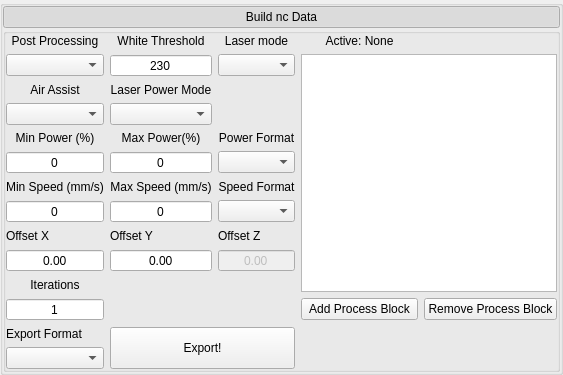
               <widget class="QGroupBox" name="export_frame">
                <property name="styleSheet">
                 <string notr="true"/>
                </property>
                <property name="title">
                 <string/>
                </property>
                <property name="styleClass" stdset="0">
                 <string>outsideFrame</string>
                </property>
                <layout class="QVBoxLayout" name="verticalLayout_14">
                 <property name="spacing">
                  <number>0</number>
                 </property>
                 <property name="leftMargin">
                  <number>0</number>
                 </property>
                 <property name="topMargin">
                  <number>0</number>
                 </property>
                 <property name="rightMargin">
                  <number>0</number>
                 </property>
                 <property name="bottomMargin">
                  <number>0</number>
                 </property>
                 <item>
                  <widget class="QPushButton" name="pushButton_7">
                   <property name="styleSheet">
                    <string notr="true"/>
                   </property>
                   <property name="text">
                    <string>Build nc Data</string>
                   </property>
                   <property name="checkable">
                    <bool>true</bool>
                   </property>
                   <property name="checked">
                    <bool>true</bool>
                   </property>
                   <property name="styleClass" stdset="0">
                    <string>MenuButton</string>
                   </property>
                  </widget>
                 </item>
                 <item>
                  <widget class="QGroupBox" name="inside_export_frame">
                   <property name="styleSheet">
                    <string notr="true"/>
                   </property>
                   <property name="title">
                    <string/>
                   </property>
                   <property name="styleClass" stdset="0">
                    <string>insideFrame</string>
                   </property>
                   <layout class="QGridLayout" name="gridLayout_15">
                    <property name="leftMargin">
                     <number>0</number>
                    </property>
                    <property name="topMargin">
                     <number>0</number>
                    </property>
                    <property name="rightMargin">
                     <number>0</number>
                    </property>
                    <property name="bottomMargin">
                     <number>0</number>
                    </property>
                    <item row="1" column="1">
                     <widget class="QSpinBox" name="white_threshold_parsing_spinbox">
                      <property name="alignment">
                       <set>Qt::AlignCenter</set>
                      </property>
                      <property name="buttonSymbols">
                       <enum>QAbstractSpinBox::NoButtons</enum>
                      </property>
                      <property name="maximum">
                       <number>255</number>
                      </property>
                      <property name="value">
                       <number>230</number>
                      </property>
                     </widget>
                    </item>
                    <item row="5" column="2">
                     <widget class="QComboBox" name="power_format_combobox"/>
                    </item>
                    <item row="6" column="2">
                     <widget class="QLabel" name="speed_format_label">
                      <property name="text">
                       <string>Speed Format</string>
                      </property>
                      <property name="alignment">
                       <set>Qt::AlignCenter</set>
                      </property>
                     </widget>
                    </item>
                    <item row="4" column="1">
                     <widget class="QLabel" name="max_power_label">
                      <property name="text">
                       <string>Max Power(%)</string>
                      </property>
                      <property name="alignment">
                       <set>Qt::AlignCenter</set>
                      </property>
                     </widget>
                    </item>
                    <item row="6" column="1">
                     <widget class="QLabel" name="max_speed_label">
                      <property name="text">
                       <string>Max Speed (mm/s)</string>
                      </property>
                      <property name="alignment">
                       <set>Qt::AlignCenter</set>
                      </property>
                     </widget>
                    </item>
                    <item row="5" column="1">
                     <widget class="QSpinBox" name="max_power_spinbox">
                      <property name="alignment">
                       <set>Qt::AlignCenter</set>
                      </property>
                      <property name="buttonSymbols">
                       <enum>QAbstractSpinBox::NoButtons</enum>
                      </property>
                      <property name="maximum">
                       <number>100</number>
                      </property>
                     </widget>
                    </item>
                    <item row="7" column="1">
                     <widget class="QSpinBox" name="max_speed_spinbox">
                      <property name="alignment">
                       <set>Qt::AlignCenter</set>
                      </property>
                      <property name="buttonSymbols">
                       <enum>QAbstractSpinBox::NoButtons</enum>
                      </property>
                      <property name="maximum">
                       <number>1000</number>
                      </property>
                     </widget>
                    </item>
                    <item row="8" column="1">
                     <widget class="QLabel" name="offset_y_label">
                      <property name="text">
                       <string>Offset Y</string>
                      </property>
                     </widget>
                    </item>
                    <item row="0" column="2">
                     <widget class="QLabel" name="laser_mode_label">
                      <property name="text">
                       <string>Laser mode</string>
                      </property>
                      <property name="alignment">
                       <set>Qt::AlignCenter</set>
                      </property>
                     </widget>
                    </item>
                    <item row="9" column="1">
                     <widget class="QDoubleSpinBox" name="offset_y_spinbox">
                      <property name="alignment">
                       <set>Qt::AlignCenter</set>
                      </property>
                      <property name="buttonSymbols">
                       <enum>QAbstractSpinBox::NoButtons</enum>
                      </property>
                      <property name="minimum">
                       <double>-100000.000000000000000</double>
                      </property>
                      <property name="maximum">
                       <double>100000.000000000000000</double>
                      </property>
                     </widget>
                    </item>
                    <item row="1" column="2">
                     <widget class="QComboBox" name="laser_mode_combobox"/>
                    </item>
                    <item row="4" column="2">
                     <widget class="QLabel" name="power_format_label">
                      <property name="text">
                       <string>Power Format</string>
                      </property>
                      <property name="alignment">
                       <set>Qt::AlignCenter</set>
                      </property>
                     </widget>
                    </item>
                    <item row="11" column="4">
                     <widget class="QPushButton" name="remove_process_block_button">
                      <property name="text">
                       <string>Remove Process Block</string>
                      </property>
                     </widget>
                    </item>
                    <item row="7" column="2">
                     <widget class="QComboBox" name="speed_format_combobox"/>
                    </item>
                    <item row="12" column="1" rowspan="2" colspan="2">
                     <widget class="QPushButton" name="export_button">
                      <property name="sizePolicy">
                       <sizepolicy hsizetype="Minimum" vsizetype="Expanding">
                        <horstretch>0</horstretch>
                        <verstretch>0</verstretch>
                       </sizepolicy>
                      </property>
                      <property name="text">
                       <string>Export!</string>
                      </property>
                     </widget>
                    </item>
                    <item row="9" column="2">
                     <widget class="QDoubleSpinBox" name="offset_z_spinbox">
                      <property name="enabled">
                       <bool>false</bool>
                      </property>
                      <property name="alignment">
                       <set>Qt::AlignCenter</set>
                      </property>
                      <property name="buttonSymbols">
                       <enum>QAbstractSpinBox::NoButtons</enum>
                      </property>
                      <property name="minimum">
                       <double>-10000.000000000000000</double>
                      </property>
                      <property name="maximum">
                       <double>100000.000000000000000</double>
                      </property>
                     </widget>
                    </item>
                    <item row="8" column="2">
                     <widget class="QLabel" name="offset_z_label">
                      <property name="text">
                       <string>Offset Z</string>
                      </property>
                     </widget>
                    </item>
                    <item row="0" column="3">
                     <widget class="QLabel" name="active_hatch_label">
                      <property name="text">
                       <string>Active: None</string>
                      </property>
                      <property name="alignment">
                       <set>Qt::AlignCenter</set>
                      </property>
                     </widget>
                    </item>
                    <item row="11" column="3">
                     <widget class="QPushButton" name="add_process_block_button">
                      <property name="text">
                       <string>Add Process Block</string>
                      </property>
                     </widget>
                    </item>
                    <item row="6" column="0">
                     <widget class="QLabel" name="min_speed_label">
                      <property name="text">
                       <string>Min Speed (mm/s)</string>
                      </property>
                      <property name="alignment">
                       <set>Qt::AlignCenter</set>
                      </property>
                     </widget>
                    </item>
                    <item row="0" column="0">
                     <widget class="QLabel" name="post_processing_label">
                      <property name="text">
                       <string>Post Processing</string>
                      </property>
                      <property name="alignment">
                       <set>Qt::AlignCenter</set>
                      </property>
                     </widget>
                    </item>
                    <item row="1" column="0">
                     <widget class="QComboBox" name="post_processing_combobox"/>
                    </item>
                    <item row="2" column="0">
                     <widget class="QLabel" name="label_21">
                      <property name="text">
                       <string>Air Assist</string>
                      </property>
                      <property name="alignment">
                       <set>Qt::AlignCenter</set>
                      </property>
                     </widget>
                    </item>
                    <item row="3" column="0">
                     <widget class="QComboBox" name="air_assist_combobox"/>
                    </item>
                    <item row="5" column="0">
                     <widget class="QSpinBox" name="min_power_spinbox">
                      <property name="alignment">
                       <set>Qt::AlignCenter</set>
                      </property>
                      <property name="buttonSymbols">
                       <enum>QAbstractSpinBox::NoButtons</enum>
                      </property>
                      <property name="maximum">
                       <number>100</number>
                      </property>
                     </widget>
                    </item>
                    <item row="11" column="0">
                     <widget class="QSpinBox" name="iterations_spinbox">
                      <property name="alignment">
                       <set>Qt::AlignCenter</set>
                      </property>
                      <property name="buttonSymbols">
                       <enum>QAbstractSpinBox::NoButtons</enum>
                      </property>
                      <property name="minimum">
                       <number>1</number>
                      </property>
                      <property name="maximum">
                       <number>10000</number>
                      </property>
                     </widget>
                    </item>
                    <item row="8" column="0">
                     <widget class="QLabel" name="offset_x_label">
                      <property name="text">
                       <string>Offset X</string>
                      </property>
                     </widget>
                    </item>
                    <item row="12" column="0">
                     <widget class="QLabel" name="export_format_label">
                      <property name="text">
                       <string>Export Format</string>
                      </property>
                     </widget>
                    </item>
                    <item row="9" column="0">
                     <widget class="QDoubleSpinBox" name="offset_x_spinbox">
                      <property name="alignment">
                       <set>Qt::AlignCenter</set>
                      </property>
                      <property name="buttonSymbols">
                       <enum>QAbstractSpinBox::NoButtons</enum>
                      </property>
                      <property name="minimum">
                       <double>-100000.000000000000000</double>
                      </property>
                      <property name="maximum">
                       <double>100000.000000000000000</double>
                      </property>
                     </widget>
                    </item>
                    <item row="4" column="0">
                     <widget class="QLabel" name="min_power_label">
                      <property name="text">
                       <string>Min Power (%)</string>
                      </property>
                      <property name="alignment">
                       <set>Qt::AlignCenter</set>
                      </property>
                     </widget>
                    </item>
                    <item row="13" column="0">
                     <widget class="QComboBox" name="export_format_combobox"/>
                    </item>
                    <item row="10" column="0">
                     <widget class="QLabel" name="iterations_label">
                      <property name="text">
                       <string>Iterations</string>
                      </property>
                      <property name="alignment">
                       <set>Qt::AlignCenter</set>
                      </property>
                     </widget>
                    </item>
                    <item row="0" column="1">
                     <widget class="QLabel" name="white_threshold_parsing_label">
                      <property name="text">
                       <string>White Threshold</string>
                      </property>
                      <property name="alignment">
                       <set>Qt::AlignCenter</set>
                      </property>
                     </widget>
                    </item>
                    <item row="7" column="0">
                     <widget class="QSpinBox" name="min_speed_spinbox">
                      <property name="alignment">
                       <set>Qt::AlignCenter</set>
                      </property>
                      <property name="buttonSymbols">
                       <enum>QAbstractSpinBox::NoButtons</enum>
                      </property>
                      <property name="maximum">
                       <number>1000</number>
                      </property>
                     </widget>
                    </item>
                    <item row="1" column="3" rowspan="10" colspan="2">
                     <widget class="QListWidget" name="process_listWidget">
                      <property name="sizePolicy">
                       <sizepolicy hsizetype="Minimum" vsizetype="Minimum">
                        <horstretch>0</horstretch>
                        <verstretch>0</verstretch>
                       </sizepolicy>
                      </property>
                      <property name="minimumSize">
                       <size>
                        <width>100</width>
                        <height>0</height>
                       </size>
                      </property>
                      <property name="acceptDrops">
                       <bool>true</bool>
                      </property>
                      <property name="dragEnabled">
                       <bool>true</bool>
                      </property>
                      <property name="dragDropMode">
                       <enum>QAbstractItemView::InternalMove</enum>
                      </property>
                      <property name="selectionMode">
                       <enum>QAbstractItemView::MultiSelection</enum>
                      </property>
                     </widget>
                    </item>
                    <item row="3" column="1">
                     <widget class="QComboBox" name="power_mode_combobox"/>
                    </item>
                    <item row="2" column="1">
                     <widget class="QLabel" name="label_27">
                      <property name="text">
                       <string>Laser Power Mode</string>
                      </property>
                      <property name="alignment">
                       <set>Qt::AlignCenter</set>
                      </property>
                     </widget>
                    </item>
                   </layout>
                  </widget>
                 </item>
                </layout>
               </widget>
